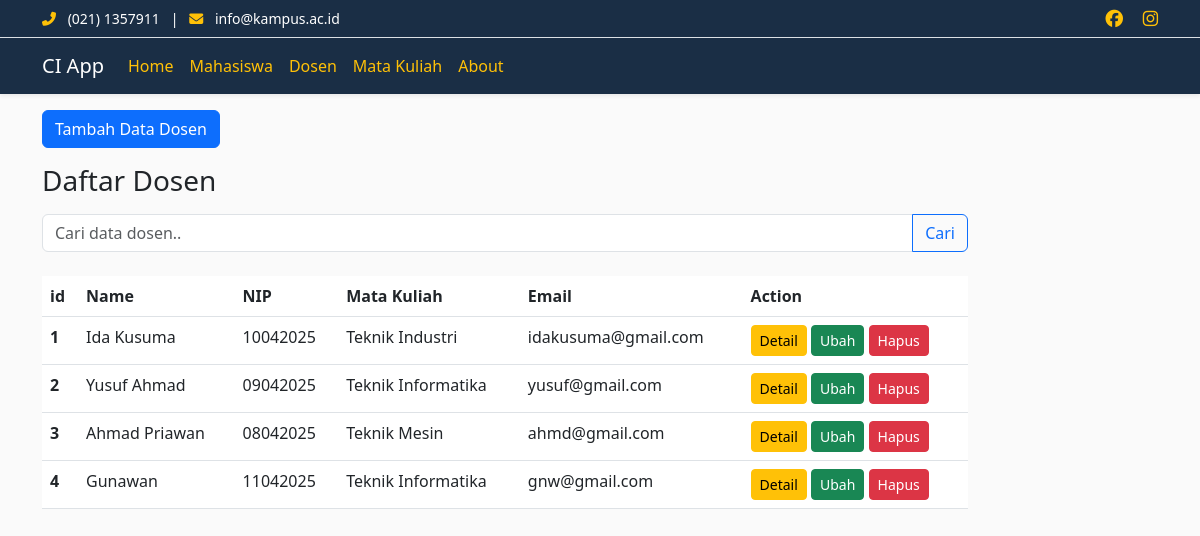
Page /index.php/dosen on the committed database.
### tables this page shows
CREATE TABLE `dosen` (
  `nama` varchar(100) NOT NULL,
  `nip` varchar(11) NOT NULL,
  `matakuliah` enum('Teknik Informatika','Teknik Mesin','Teknik Industri','') NOT NULL,
  `email` varchar(100) NOT NULL,
  `id` int(11) NOT NULL
);

### application/controllers/Dosen.php (called while the page is built, shortened)
<?php
class Dosen extends CI_Controller {
    public function __construct()
    {
        $this->load->model('Dosen_model');
        $this->load->library('form_validation');
    }
    public function index()
    {
    $data['judul'] = 'Daftar Dosen';
    $this->load->model('Dosen_model', 'dosen');
    if ($this->input->post('keyword')) {
        $data['dosen'] = $this->dosen->cariDataDosen($this->input->post('keyword'));
    } else {
        $data['dosen'] = $this->dosen->getAllDosen();
    }
    $this->load->view('templates/header', $data);
    $this->load->view('dosen/index', $data);
    $this->load->view('templates/footer');
    }
}

### index.php (called while the page is built, shortened)
<?php
require_once BASEPATH.'core/CodeIgniter.php';

### application/models/Dosen_model.php (called while the page is built, shortened)
<?php
class Dosen_model extends CI_Model {
    public function getAllDosen ()
    {
        return $this->db->get('dosen')->result_array();
    }
}

### application/views/dosen/index.php (the view, shortened to what this page needs)
<div class="container">
    <div class="row">
        <div class="col-md-10">
             <div class= "row mt-3">
                <div class="col-md-6">
                    <a href="<?= base_url(); ?>dosen/tambah"class="btn btn-primary">Tambah Data Dosen</a>
                </div>
            </div>
            <h3 class="mt-3">Daftar Dosen</h3>
                        <div class="row mt-3">
                <div class="col md 6">
                    <form action="<?= base_url('dosen'); ?>" method="post">
                        <div class="input-group">
                            <input type="text" class="form-control" placeholder="Cari data dosen.." name="keyword">
                            <button class="btn btn-outline-primary" type="submit">Cari</button>
                        </div>
                    </form>
                </div>
            </div>
            <table class="table">
                <thead>
                    <tr>
                        <th>id</th>
                        <th>Name</th>
                        <th>NIP</th>
                        <th>Mata Kuliah</th>
                        <th>Email</th>
                        <th>Action</th>
                    </tr>
                </thead>
                <tbody>
                <?php $no = 1; foreach ($dosen as $dsn): ?>
                <tr>
                    <th><?= $no++; ?></th>
                    <td><?= $dsn['nama']; ?></td>
                    <td><?= $dsn['nip']; ?></td>
                    <td><?= $dsn['matakuliah']; ?></td>
                    <td><?= $dsn['email']; ?></td>
                    <td>
                        <a href="<?= base_url(); ?>dosen/detail/<?= $dsn['id']; ?>" class="btn btn-warning btn-sm">Detail</a>
                        <a href="<?= base_url(); ?>dosen/ubah/<?= $dsn['id']; ?>" class="btn btn-success btn-sm">Ubah</a>
                        <a href="<?= base_url(); ?>dosen/hapus/<?= $dsn['id']; ?>" class="btn btn-danger btn-sm" onclick="return confirm('Yakin?');">Hapus</a>
                    </td>
                </tr>
                <?php endforeach; ?>
                </tbody>
        </div>
    </div>
</div>

### application/views/templates/header.php (shortened to what this page needs)
<!doctype html>
<html lang="en">
<head>
  <link rel="stylesheet" href="https://cdn.jsdelivr.net/npm/bootstrap@5.3.0/dist/css/bootstrap.min.css">
  <link rel="stylesheet" href="https://cdnjs.cloudflare.com/ajax/libs/font-awesome/6.5.0/css/all.min.css">
</head>
<body>
  <div class="header-top py-2 border-bottom">
    <div class="container d-flex justify-content-between align-items-center flex-wrap small">
      <div>
        <i class="fas fa-phone-alt me-2 text-warning"></i> (021) 1357911
        &nbsp; | &nbsp;
        <i class="fas fa-envelope me-2 text-warning"></i> info@kampus.ac.id
      </div>
      <div>
        <a href="https://facebook.com/namakampus" target="_blank" class="text-decoration-none me-3">
        </a>
        <a href="https://instagram.com/namakampus" target="_blank" class="text-decoration-none">
        </a>
      </div>
    </div>
  </div>
  <nav class="navbar navbar-expand-lg navbar-dark shadow-sm">
    <div class="container">
      <a class="navbar-brand text-white" href="<?= base_url(); ?>">CI App</a>
      <div class="collapse navbar-collapse" id="navbarNavAltMarkup">
        <div class="navbar-nav">
          <a class="nav-link" href="<?= base_url(); ?>">Home</a>
          <a class="nav-link" href="<?= base_url(); ?>mahasiswa">Mahasiswa</a>
          <a class="nav-link" href="<?= base_url(); ?>dosen">Dosen</a>
          <a class="nav-link" href="<?= base_url(); ?>matakuliah">Mata Kuliah</a>
          <a class="nav-link" href="<?= base_url(); ?>about">About</a>
        </div>
      </div>
    </div>
  </nav>

### application/views/templates/footer.php (shortened to what this page needs)
  </body>
</html>

### application/views/templates/header.php (style rules this page uses)
.header-top, .navbar { background-color: #1A2E45 !important; color: white !important; }
.header-top a, .header-top i, .navbar .nav-link { color: #ffc107 !important; }
body { background-color: #FAFAFA; }

### rows in the picture
dosen: nama "Ida Kusuma", nip "10042025", matakuliah "Teknik Industri", email "idakusuma@gmail.com"
dosen: nama "Yusuf Ahmad", nip "09042025", matakuliah "Teknik Informatika", email "yusuf@gmail.com"
dosen: nama "Ahmad Priawan", nip "08042025", matakuliah "Teknik Mesin", email "ahmd@gmail.com"
dosen: nama "Gunawan", nip "11042025", matakuliah "Teknik Informatika", email "gnw@gmail.com"
